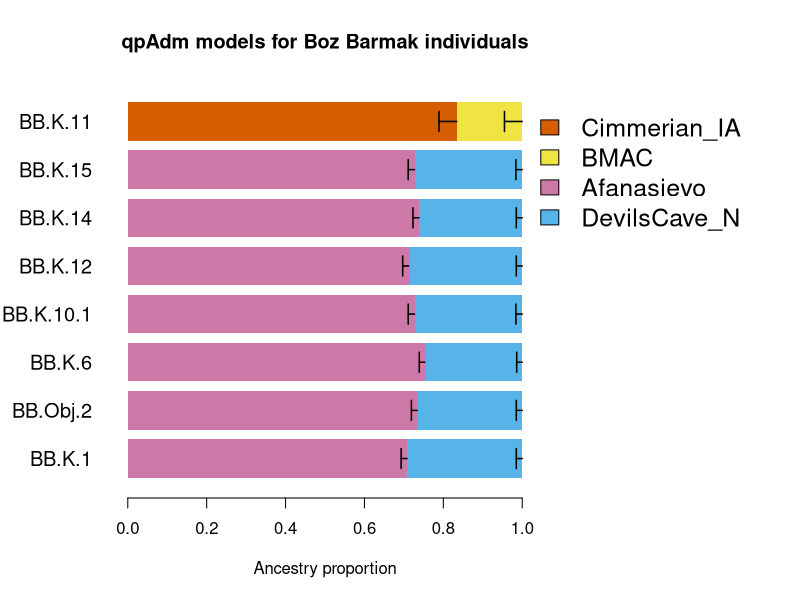

This figure's R source:
# Load required libraries
library(ggplot2)
library(dplyr)
library(tidyr)

ancestry_values <- data.frame(
  Individual = c("BB.K.1","BB.Obj.2", "BB.K.6", "BB.K.10.1","BB.K.12", "BB.K.14",   "BB.K.15", "BB.K.11"),
  Ancestry1 = c("Afanasievo", "Afanasievo", "Afanasievo",  "Afanasievo", "Afanasievo", "Afanasievo", "Afanasievo",  "Cimmerian_IA" ) ,              
  Proportion1 = c(0.708, 0.734,  0.753, 0.727, 0.712, 0.738,  0.727, 0.834),
  Error1 = c(0.015, 0.015,  0.014, 0.016, 0.015,  0.015, 0.016, 0.045),              
  Ancestry2 = c("DevilsCave_N", "DevilsCave_N","DevilsCave_N", "DevilsCave_N","DevilsCave_N",  "DevilsCave_N", "DevilsCave_N", "BMAC"),
  Proportion2 = c(0.292, 0.266, 0.247,    0.273, 0.288,   0.262,  0.273,   0.166), 
  Error2 = c(0.015, 0.015, 0.014, 0.016, 0.015,  0.015, 0.016, 0.045)
  )             


# 1. Pivot to long format
ancestry_long <- ancestry_values %>%
  pivot_longer(
    cols = c(Ancestry1, Ancestry2, Proportion1, Proportion2, Error1, Error2),
    names_to = c(".value", "Set"),
    names_pattern = "([A-Za-z]+)([12])"
  )

# 2. Manual stacking order
manual_order <- list(
  "BB.K.11" = c("Cimmerian_IA","BMAC"),
  "BB.K.15" = c("Afanasievo","DevilsCave_N"),
  "BB.K.14" = c("Afanasievo", "DevilsCave_N"),
  "BB.K.12" = c("Afanasievo", "DevilsCave_N"),
  "BB.K10.1" = c("Afanasievo", "DevilsCave_N"), 
  "BB.K.9" = c("Afanasievo","DevilsCave_N"), 
  "BB.K.6" = c("Afanasievo", "DevilsCave_N"),
  "BB.Obj.2" = c("Afanasievo", "DevilsCave_N"),
  "BB.K.1" = c("Afanasievo", "DevilsCave_N")
 )

# 3. Apply manual stacking order and calculate positions
# Use a robust lookup within group_by/mutate to ensure pos is correct.
ancestry_long <- ancestry_long %>%
  group_by(Individual) %>%
  mutate(
    # Get the manual order vector for the current Individual
    current_order = list(manual_order[[as.character(first(Individual))]]),
    # Compute position index of this ancestry in the current_order (1 = bottom)
    pos = match(Ancestry, current_order[[1]])
  ) %>%
  # Arrange by the calculated position index
  arrange(pos, .by_group = TRUE) %>%
  mutate(
    bottom = cumsum(lag(Proportion, default = 0)),
    top = bottom + Proportion
  ) %>%
  ungroup()

# Preserve original individual order and assign coordinates for plotting
individual_levels <- ancestry_values$Individual
ancestry_long$Individual <- factor(ancestry_long$Individual, levels = individual_levels)

# Assign a numeric y-coordinate to each individual for plotting
y_coords <- setNames(seq_along(individual_levels) * 1.5, individual_levels)
ancestry_long$y_center <- y_coords[as.character(ancestry_long$Individual)]


# --- 4. Color palette for all 6 ancestries ---
colors_map <- c(
  "Cimmerian_IA"  = "#D55E00",
  "BMAC" = "#F0E442",
  "Afanasievo" = "#CC79A7", 
  "DevilsCave_N" = "#56B4E9"
)

# --- 5. Generate the Base R Plot using rect() ---
# Initialize PNG device with good resolution (1200x700 pixels)
png("qpAdm_BB_Ancestry.png", width = 1200, height = 700, res = 100) 

# Set margins: Left for labels (8), Right for legend (8)
par(mar = c(5, 5.5, 4, 13) + 0.1)

# 3a. Set up the plot area
plot(
  NA, NA,
  xlim = c(0, 1),
  ylim = range(ancestry_long$y_center) + c(-0.75, 0.75),
  main = "qpAdm models for Boz Barmak individuals",
  xlab = "Ancestry proportion",
  ylab = "",
  yaxt = "n",
  bty = "n"
)

# 3b. Draw the segments (thick bars)
bar_width = 1.2 # Increased bar thickness
with(ancestry_long, {
  rect(
    xleft = bottom,
    ybottom = y_center - bar_width/2,
    xright = top,
    ytop = y_center + bar_width/2,
    col = colors_map[Ancestry],
    border = NA
  )
})

# 3c. Draw the Error Bars (using the top and Error values)
with(ancestry_long, {
  # Error bars are drawn from the 'top' position down by 'Error'
  arrows(
    x0 = top - Error,  # Start X position (bottom of error bar)
    y0 = y_center,     # Y position (center of the bar)
    x1 = top,          # End X position (top of error bar, aligned with bar end)
    y1 = y_center,
    angle = 90,        # Make the ends horizontal
    code = 1,          # Draw arrows at both ends (vertical line segment)
    length = 0.1,     # Length of the horizontal tick at the end
    lwd = 1.5,         # Thickness of the error bar
    col = "black"      # Black color for contrast
  )
})

# 3d. Add individual labels (Y-axis)
axis(
  side = 2,
  at = y_coords,
  labels = names(y_coords),
  las = 1,
  tick = FALSE,
  cex.axis = 1.2 # Larger text size
)

# 3e. Add Legend (Placed in the right margin)
legend(
  x = 0.99,
  y = max(ancestry_long$y_center) + 0.75,
  legend = names(colors_map),
  fill = colors_map,
  bty = "n",
  cex = 1.5,
  xpd = TRUE
)

# Close the device to save the file
dev.off()
